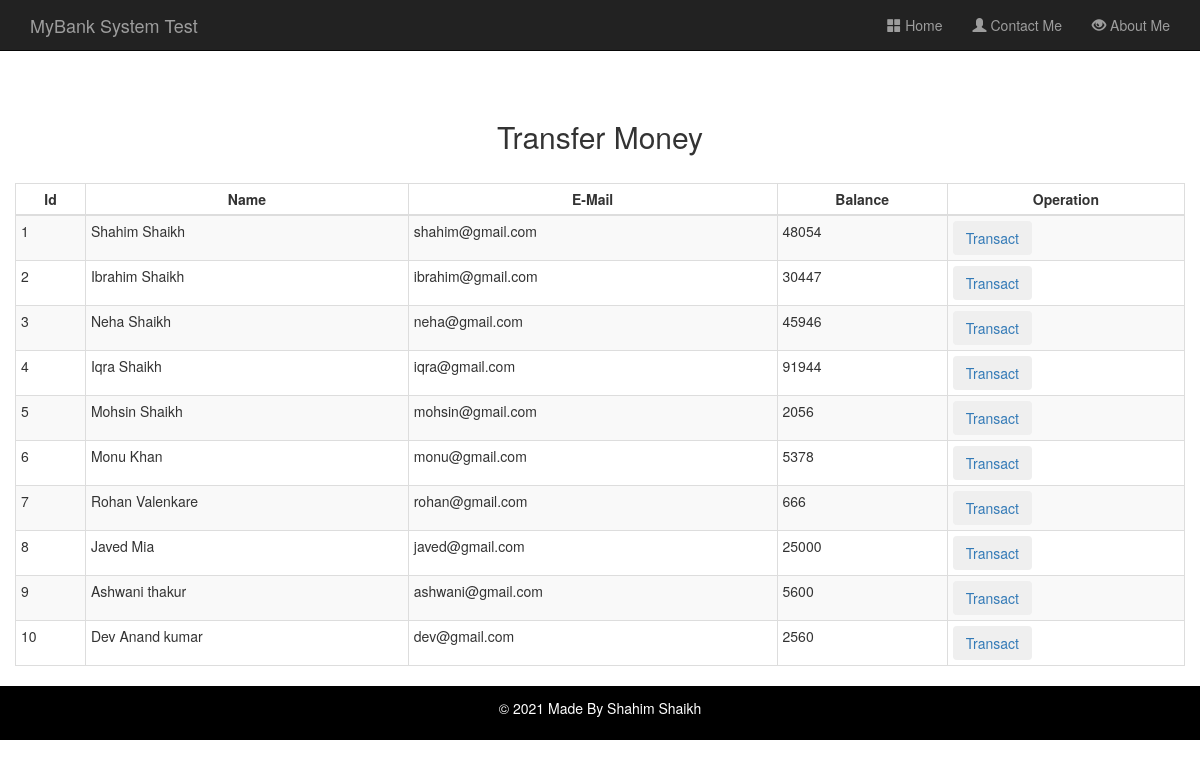
The app's page /transfermoney.php with its own data.
### tables this page shows
CREATE TABLE `users` (
  `id` int(3) NOT NULL,
  `name` text NOT NULL,
  `email` varchar(30) NOT NULL,
  `balance` int(8) NOT NULL
);

### transfermoney.php (the view, shortened to what this page needs)
<!DOCTYPE html>
<html lang="en">
<head>
    <link rel="stylesheet" href="https://maxcdn.bootstrapcdn.com/bootstrap/3.3.7/css/bootstrap.min.css">
    <link rel="stylesheet" type="text/css" href="css/style.css">
</head>
<body>
<?php
    include 'config.php';
    $sql = "SELECT * FROM users";
    $result = mysqli_query($conn, $sql);
?>
<?php
  include 'header.php';
?>
<div class="container">
        <h2 class="text-center pt-4">Transfer Money</h2>
        <br>
            <div class="row">
                <div class="col">
                    <div class="table-responsive-sm">
                    <table class="table table-hover table-sm table-striped table-condensed table-bordered">
                        <thead>
                            <tr>
                            <th scope="col" class="text-center py-2">Id</th>
                            <th scope="col" class="text-center py-2">Name</th>
                            <th scope="col" class="text-center py-2">E-Mail</th>
                            <th scope="col" class="text-center py-2">Balance</th>
                            <th scope="col" class="text-center py-2">Operation</th>
                            </tr>
                        </thead>
                        <tbody>
                <?php
                    while($rows=mysqli_fetch_assoc($result)){
                ?>
                    <tr>
                        <td class="py-2"><?php echo $rows['id'] ?></td>
                        <td class="py-2"><?php echo $rows['name']?></td>
                        <td class="py-2"><?php echo $rows['email']?></td>
                        <td class="py-2"><?php echo $rows['balance']?></td>
                        <td><a href="selectdetailsusers.php?id= <?php echo $rows['id'] ;?>"> <button type="button" class="btn">Transact</button></a></td>
                    </tr>
                <?php
                    }
                ?>
                        </tbody>
                    </table>
                    </div>
                </div>
            </div>
         </div>
         <?php include 'footer.php' ?>
</body>
</html>

### css/style.css (style rules this page uses)
html,body { height: 100%; width: 100%; }
body { padding-top: 100px ; }
.container { max-height: 600px; }

### records on screen
users: id "1", name "Shahim Shaikh", email "shahim@gmail.com", balance "48054"
users: id "2", name "Ibrahim Shaikh", email "ibrahim@gmail.com", balance "30447"
users: id "3", name "Neha Shaikh", email "neha@gmail.com", balance "45946"
users: id "4", name "Iqra Shaikh", email "iqra@gmail.com", balance "91944"
users: id "5", name "Mohsin Shaikh", email "mohsin@gmail.com", balance "2056"
users: id "6", name "Monu Khan", email "monu@gmail.com", balance "5378"
users: id "7", name "Rohan Valenkare", email "rohan@gmail.com", balance "666"
users: id "8", name "Javed Mia", email "javed@gmail.com", balance "25000"
users: id "9", name "Ashwani thakur", email "ashwani@gmail.com", balance "5600"
users: id "10", name "Dev Anand kumar", email "dev@gmail.com", balance "2560"
